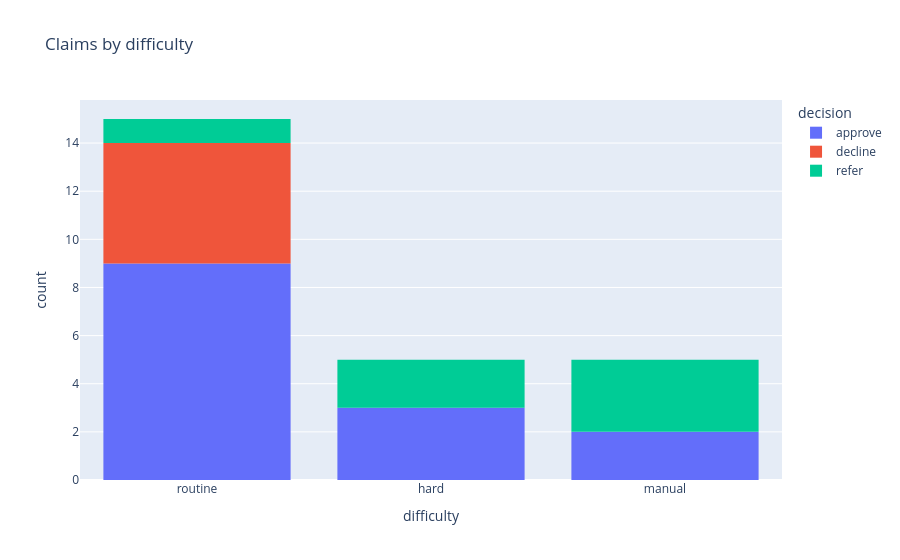

Notebook code cell kept with this figure:
### Code cell
# Fix category order so difficulty proceeds from routine through manual.
fig = px.histogram(data,
                   x='difficulty',
                   color='decision',
                   category_orders={'difficulty': ['routine', 'hard', 'manual']},
                   title='Claims by difficulty')
fig.show()

### Figure 1 — Plotly figure (JSON) as saved in the notebook; plotly's stock layout.template omitted (floating-point values rounded to 4 significant figures)
{"data": [{"bingroup": "x", "hovertemplate": "decision=approve<br>difficulty=%{x}<br>count=%{y}<extra></extra>", "legendgroup": "approve", "marker": {"color": "#636efa", "pattern": {"shape": ""}}, "name": "approve", "orientation": "v", "showlegend": true, "type": "histogram", "x": ["routine", "routine", "routine", "routine", "routine", "routine", "routine", "routine", "routine", "hard", "hard", "manual", "hard", "manual"], "xaxis": "x", "yaxis": "y"}, {"bingroup": "x", "hovertemplate": "decision=decline<br>difficulty=%{x}<br>count=%{y}<extra></extra>", "legendgroup": "decline", "marker": {"color": "#EF553B", "pattern": {"shape": ""}}, "name": "decline", "orientation": "v", "showlegend": true, "type": "histogram", "x": ["routine", "routine", "routine", "routine", "routine"], "xaxis": "x", "yaxis": "y"}, {"bingroup": "x", "hovertemplate": "decision=refer<br>difficulty=%{x}<br>count=%{y}<extra></extra>", "legendgroup": "refer", "marker": {"color": "#00cc96", "pattern": {"shape": ""}}, "name": "refer", "orientation": "v", "showlegend": true, "type": "histogram", "x": ["routine", "manual", "manual", "hard", "manual", "hard"], "xaxis": "x", "yaxis": "y"}], "layout": {"barmode": "relative", "legend": {"title": {"text": "decision"}, "tracegroupgap": 0}, "title": {"text": "Claims by difficulty"}, "xaxis": {"anchor": "y", "categoryarray": ["routine", "hard", "manual"], "categoryorder": "array", "domain": [0, 1], "title": {"text": "difficulty"}}, "yaxis": {"anchor": "x", "domain": [0, 1], "title": {"text": "count"}}}}
